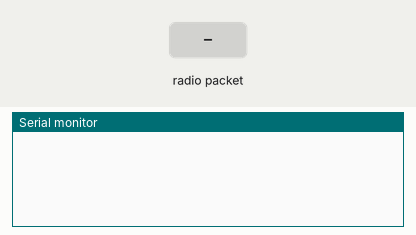
Simulated run of this sketch. Board: Arduino Uno, built with avr-gcc and run on an emulated ATmega328P. Parts: the last lines printed to the serial monitor. The test bench sets the inputs (shaded band). No radio packets arrive unless stated.

Above: at 1.2 s.
1.3 s: radio packet "1" arrives
At 1.8 s:
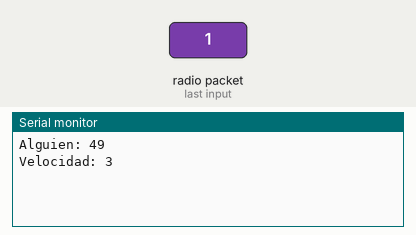
2.8 s: radio packet "0" arrives
At 4.0 s:
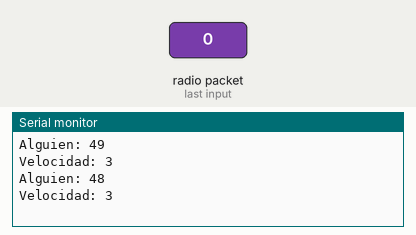
4.3 s: radio packet "2" arrives
At 5.3 s:
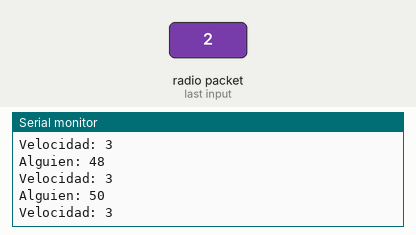

Measured:
- after the input at 1.3 s, the serial monitor: prints a new line at once (image 1)
- after the input at 2.8 s, the serial monitor: prints a new line at once (image 2)
- after the input at 4.3 s, the serial monitor: prints a new line at once (image 3)

The sketch:

rf_receiver.ino
```cpp
#include <VirtualWire.h>

/*
    Imprime por el puerto serial los datos que recibe via RF
*/

//variables para comunicacion inalambrica
int receiver = 3;

void setup(){
    Serial.begin(9600);

    //setup de comunicacion inalambrica
    vw_set_rx_pin(receiver);
    vw_setup(2000); // Bits per sec
    vw_rx_start(); // Start the receiver PLL running
}


void loop(){


    //comunicacion inalambrica
    uint8_t buf[VW_MAX_MESSAGE_LEN];
    uint8_t buflen = VW_MAX_MESSAGE_LEN;


    if (vw_get_message(buf, &buflen)){
      Serial.print("Alguien: ");
      Serial.println(buf[0]);

      Serial.print("Velocidad: ");
      Serial.println(buf[1]);
    }

}
```
